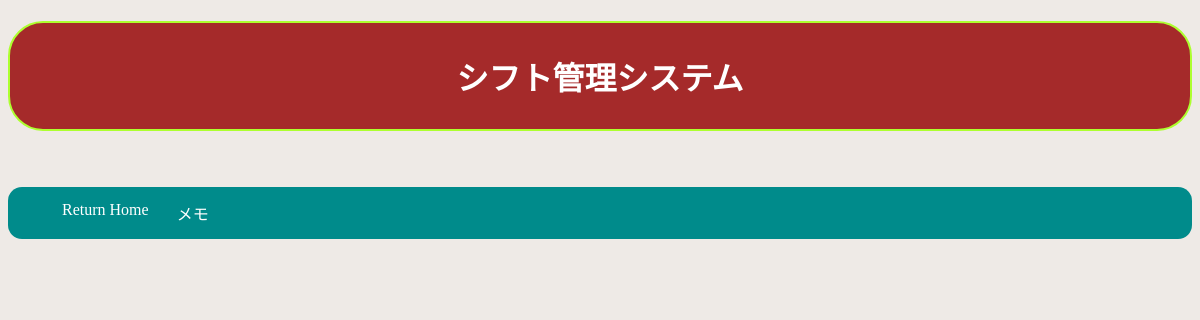
The page /memo/ on the database as committed earlier.
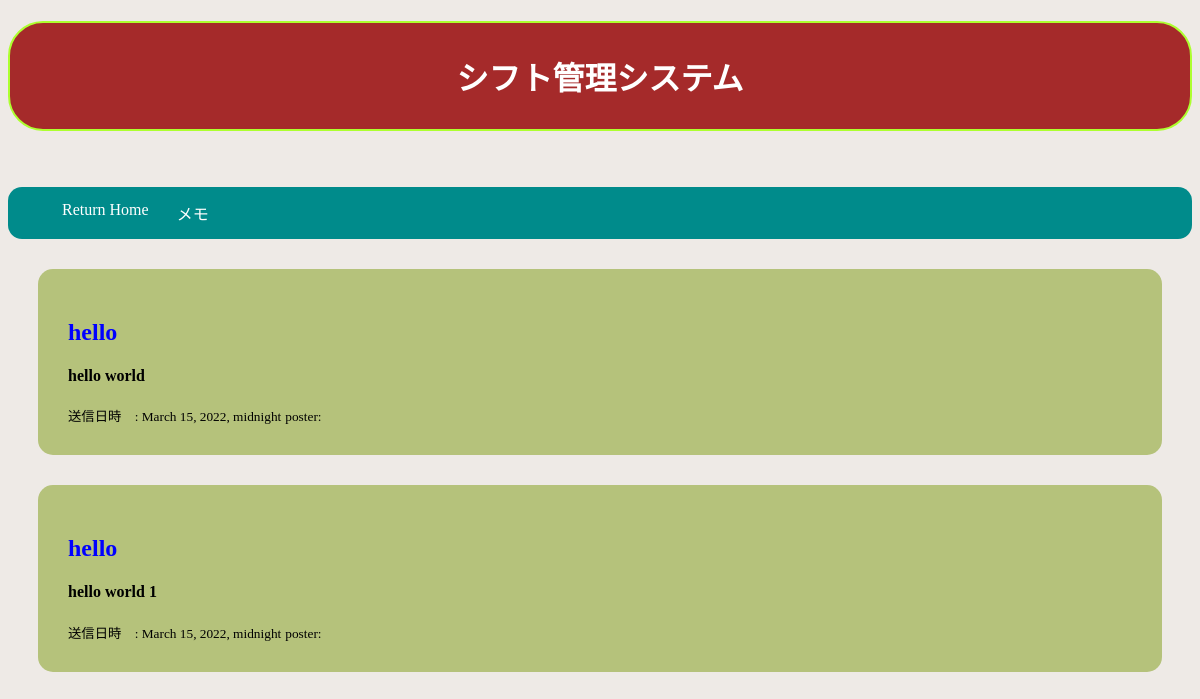
The same page on the database as committed later.
### memo/models.py (models this page shows)
class Chat(models.Model):
    title = models.CharField(max_length=50)
    body = models.TextField(max_length = 255)
    postime = models.DateTimeField(auto_now_add=True)
    class Meta:
        ordering =  ["-postime"]

### memo/views.py (the view)
# urls.py: path('memo/',views.memo, name='memo'),
def memo(request):
    chats = Chat.objects.all().order_by('-postime')
    return render(request, 'memo.html', {'chats':chats})

### memo/templates/memo.html
{% extends "main.html"%}
{% block body %}
{% for chat in chats  %}
<div class="flexbox-container">
<div class="chat">
<h2>{{chat.title}}</h2>
<h4>{{chat.body}}</h4>
<small>送信日時　: {{chat.postime}}</small>
<small>poster: {{username}}</small>
</div>
</div>
{% endfor %}
{% endblock %}

Rows that differ between the two databases and show on the page:
added Chat: title "hello", body "hello world", postime "March 15, 2022, midnight"
added Chat: title "hello", body "hello world 1", postime "March 15, 2022, midnight"
